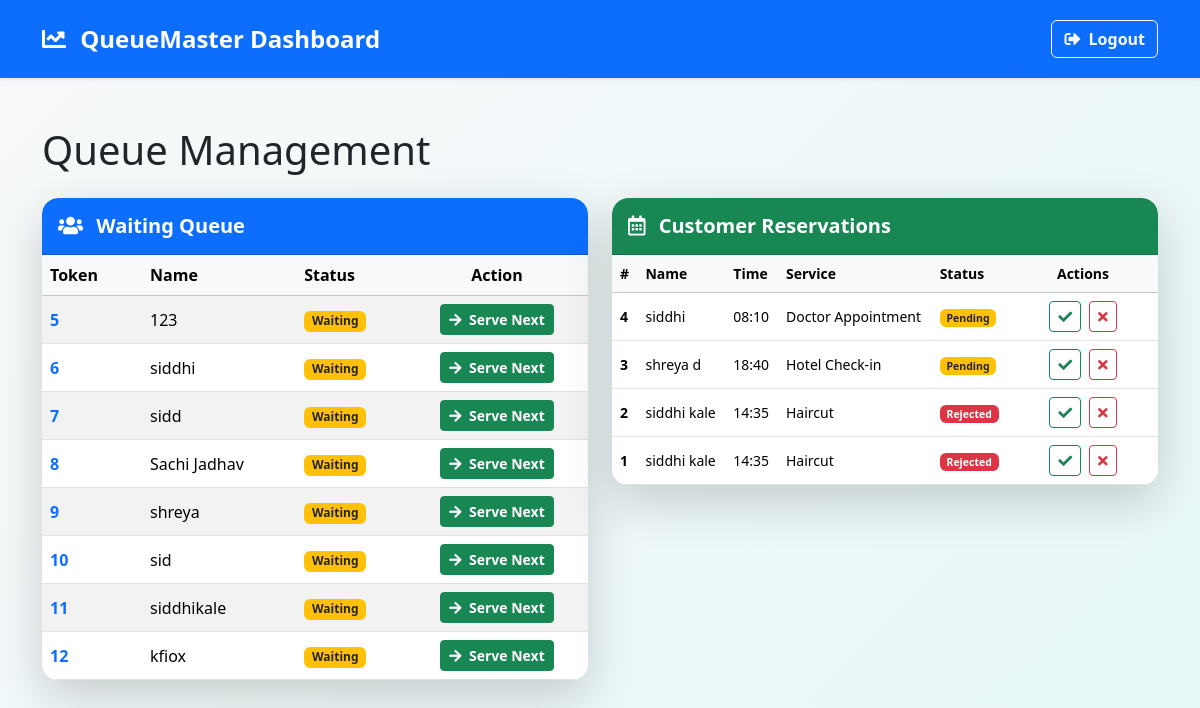
Page /admin (signed in) on the committed database.
### app.py (models this page shows)
class Queue(db.Model):
    id = db.Column(db.Integer, primary_key=True)
    name = db.Column(db.String(100))
    token_number = db.Column(db.Integer, unique=True)
    status = db.Column(db.String(20), default="Waiting")
    created_at = db.Column(db.DateTime, default=datetime.utcnow)

class Reservation(db.Model):
    id = db.Column(db.Integer, primary_key=True)
    name = db.Column(db.String(100))
    phone = db.Column(db.String(15))
    service = db.Column(db.String(100))
    date = db.Column(db.String(20))
    time = db.Column(db.String(20))
    token_no = db.Column(db.Integer, unique=True)
    status = db.Column(db.String(20), default="Pending")
    created_at = db.Column(db.DateTime, default=datetime.utcnow)

### app.py (the view)
@app.route('/admin')
@login_required
def admin():
    queue = Queue.query.filter_by(status="Waiting").all()
    reservations = Reservation.query.order_by(Reservation.created_at.desc()).all()
    return render_template('admin.html', queue=queue, reservations=reservations)

### app.py (called while the page is built)
@login_manager.user_loader
def load_user(user_id):
    return Admin.query.get(int(user_id))

### templates/admin.html (shortened to what this page needs)
<!DOCTYPE html>
<html lang="en">
<head>
    <link href="https://cdn.jsdelivr.net/npm/bootstrap@5.3.2/dist/css/bootstrap.min.css" rel="stylesheet">
    <link rel="stylesheet" href="https://cdnjs.cloudflare.com/ajax/libs/font-awesome/5.15.4/css/all.min.css">
</head>
<body class="gradient-bg min-vh-100">
<nav class="navbar navbar-expand-lg navbar-dark bg-primary py-3 shadow-sm">
    <div class="container">
        <span class="navbar-brand fw-bold fs-4">
            <i class="fas fa-chart-line me-2"></i> QueueMaster Dashboard
        </span>
        <div class="ms-auto d-flex align-items-center">
            <a href="{{ url_for('logout') }}" class="btn btn-outline-light fw-semibold">
                <i class="fas fa-sign-out-alt me-1"></i> Logout
            </a>
        </div>
    </div>
</nav>
<div class="container mt-5 pb-5">
    <h1 class="text-dark fw-light mb-4">Queue Management</h1>
    <div class="row">
        <div class="col-lg-6 mb-5">
            <div class="card border-0 shadow-lg rounded-4 overflow-hidden">
                <div class="card-header bg-primary text-white p-3 rounded-top-4">
                    <h5 class="mb-0 fw-bold"><i class="fas fa-users me-2"></i> Waiting Queue</h5>
                </div>
                <div class="card-body p-0">
                    {% if queue %}
                        <div class="table-responsive">
                            <table class="table table-striped table-hover align-middle mb-0">
                                <thead class="table-light">
                                    <tr>
                                        <th scope="col" class="token-col">Token</th>
                                        <th scope="col">Name</th>
                                        <th scope="col">Status</th>
                                        <th scope="col" class="text-center">Action</th>
                                    </tr>
                                </thead>
                                <tbody>
                                    {% for person in queue %}
                                    <tr>
                                        <td class="fw-bold text-primary">{{ person.token_number }}</td>
                                        <td>{{ person.name }}</td>
                                        <td><span class="badge bg-warning text-dark">{{ person.status }}</span></td>
                                        <td class="text-center">
                                            <a href="{{ url_for('next_customer') }}" class="btn btn-sm btn-success fw-bold">
                                                <i class="fas fa-arrow-right me-1"></i> Serve Next
                                            </a>
                                        </td>
                                    </tr>
                                    {% endfor %}
                                </tbody>
                            </table>
                        </div>
                    {% else %}
                        <p class="text-center text-muted p-4 mb-0">
                            <i class="fas fa-check-circle me-1"></i> No customers currently waiting.
                        </p>
                    {% endif %}
                </div>
            </div>
        </div>
        <div class="col-lg-6 mb-5">
            <div class="card border-0 shadow-lg rounded-4 overflow-hidden">
                <div class="card-header bg-success text-white p-3 rounded-top-4">
                    <h5 class="mb-0 fw-bold"><i class="far fa-calendar-alt me-2"></i> Customer Reservations</h5>
                </div>
                <div class="card-body p-0">
                    {% if reservations %}
                        <div class="table-responsive">
                            <table class="table table-hover align-middle mb-0 small">
                                <thead class="table-light">
                                    <tr>
                                        <th scope="col">#</th>
                                        <th scope="col">Name</th>
                                        <th scope="col">Time</th>
                                        <th scope="col">Service</th>
                                        <th scope="col">Status</th>
                                        <th scope="col" class="text-center" style="width: 150px;">Actions</th>
                                    </tr>
                                </thead>
                                <tbody>
                                    {% for r in reservations %}
                                    <tr>
                                        <td class="fw-bold">{{ r.token_no }}</td>
                                        <td>{{ r.name }}</td>
                                        <td>{{ r.time }}</td>
                                        <td>{{ r.service }}</td>
                                        <td>
                                            {% if r.status == "Pending" %}
                                                <span class="badge bg-warning text-dark">{{ r.status }}</span>
                                            {% elif r.status == "Approved" %}
                                                <span class="badge bg-success">{{ r.status }}</span>
                                            {% elif r.status == "Rejected" %}
                                                <span class="badge bg-danger">{{ r.status }}</span>
                                            {% else %}
                                                <span class="badge bg-secondary">{{ r.status }}</span>
                                            {% endif %}
                                        </td>
                                        <td class="text-center">
                                            <a href="{{ url_for('update_reservation', id=r.id, action='approve') }}" class="btn btn-sm btn-outline-success me-1" title="Approve">
                                                <i class="fas fa-check"></i>
                                            </a>
                                            <a href="{{ url_for('update_reservation', id=r.id, action='reject') }}" class="btn btn-sm btn-outline-danger" title="Reject">
                                                <i class="fas fa-times"></i>
                                            </a>
                                        </td>
                                    </tr>
                                    {% endfor %}
                                </tbody>
                            </table>
                        </div>
                    {% else %}
                        <p class="text-center text-muted p-4 mb-0">
                            <i class="fas fa-info-circle me-1"></i> No reservations scheduled.
                        </p>
                    {% endif %}
                </div>
            </div>
        </div>
    </div>
</div>
</body>
</html>

### templates/admin.html (style rules this page uses)
.gradient-bg { background: linear-gradient(135deg, #f8f9fa 0%, #e6f7f7 100%); }
.min-vh-100 { min-height: 100vh; }
.token-col { width: 100px; }

### rows in the picture
Queue: token_number "5", name "123", status "Waiting"
Queue: token_number "6", name "siddhi", status "Waiting"
Queue: token_number "7", name "sidd", status "Waiting"
Queue: token_number "8", name "Sachi Jadhav", status "Waiting"
Queue: token_number "9", name "shreya", status "Waiting"
Queue: token_number "10", name "sid", status "Waiting"
Queue: token_number "11", name "siddhikale", status "Waiting"
Queue: token_number "12", name "kfiox", status "Waiting"
Reservation: token_no "4", name "siddhi", time "08:10", service "Doctor Appointment", status "Pending"
Reservation: token_no "3", name "shreya d", time "18:40", service "Hotel Check-in", status "Pending"
Reservation: token_no "2", name "siddhi kale", time "14:35", service "Haircut", status "Rejected"
Reservation: token_no "1", name "siddhi kale", time "14:35", service "Haircut", status "Rejected"
